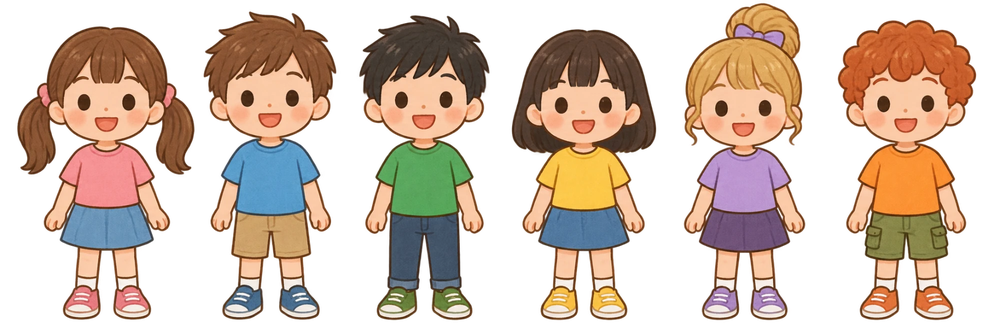
#> input picture assets/artwork/kids/sheet.png, 1000 x 334 px, shrunk from 2000 x 667 before the run, found by its file name
$ python slice-kids.py assets/artwork/kids/sheet.png
#> lines starting #> are read from the running program, lines starting #| are printed output that depends on the picture
"""Cut the six standing children for 比高矮 out of one sheet painted with ChatGPT.

The sheet (assets/artwork/kids/sheet.png) has six children in a row on a transparent page, each in
a shirt of one of the 第二課 palette colours, in palette order: 粉紅, 藍, 綠, 黃, 紫, 橘. Each child
is cropped tight from the top of the hair to the soles of the shoes, so a picture's height is the
child's height, and saved as assets/artwork/kids/<name>.png (the editable original) and
public/course-art/kid-<name>.webp (what the app loads). Their sizes go to
features/math/kid-pictures.json with the part of each child that may grow or shrink (BODY), so
children of different heights keep heads of the same size.

    python3 scripts/slice-kids.py assets/artwork/kids/sheet.png
"""

from pathlib import Path
import json
import sys

from PIL import Image

ROOT = Path(__file__).resolve().parents[1]
# compare-round.ts `palette`, in order.
NAMES = ["pink", "blue", "green", "yellow", "purple", "orange"]
# The part of each child that grows or shrinks, as fractions of the picture's height: from just
# below the chin to the socks above the shoes. Real classmates of different heights have heads
# and shoes of about the same size; the difference is in the body and legs. Measured by eye.
BODY = {
    "pink": (0.40, 0.865),
    "blue": (0.39, 0.86),
    "green": (0.39, 0.855),
    "yellow": (0.39, 0.855),
    "purple": (0.455, 0.875),
    "orange": (0.41, 0.875),
}
# Children show at up to about 400 CSS px tall; the sheet's own size is enough for sharp screens.
QUALITY = 88


def columns(alpha: Image.Image) -> list[tuple[int, int]]:
    """The runs of columns with paint in them: one per child, split by the transparent gaps."""
    width, height = alpha.size
    pixels = alpha.load()
    painted = [any(pixels[x, y] > 16 for y in range(height)) for x in range(width)]
    runs, start = [], None
    for x, filled in enumerate(painted + [False]):
        if filled and start is None:
            start = x
        elif not filled and start is not None:
            runs.append((start, x))
            start = None
    # Stray specks are not children.
    return [run for run in runs if run[1] - run[0] > width // 40]


def main(sheet_path: str) -> None:
#> called with sheet_path = 'assets/artwork/kids/sheet.png'
    sheet = Image.open(sheet_path).convert("RGBA")
#> sheet is the input picture: PIL image 1000x334 RGBA; mean R, G, B, A 87, 66.2, 51.4, 123.3
    alpha = sheet.getchannel("A")
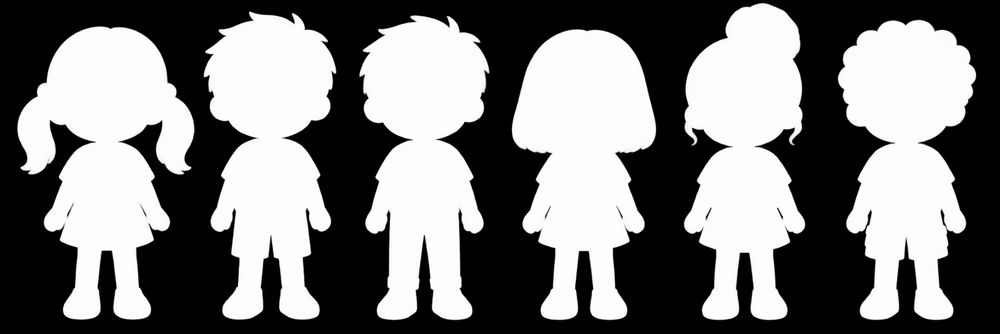
#> alpha: PIL image 1000x334 L; min 0, max 255, mean 123.3
    runs = columns(alpha)
#> in columns, `painted = [any(pixels[x, y] > 16 for y in range(height)) for x in rang..`: painted = 1000 items, first 6: False, False, False, False, False, False
#> the loop in columns, `for x, filled in enumerate(painted + [False]):` made 1001 passes
#> filled on passes 1 to 12: False, False, False, False, False, False, False, False, False, False, False, False
#> after the loop in columns, `for x, filled in enumerate(painted + [False]):`: runs = [(17, 195), (203, 337), (359, 490), (511, 657), (683, 806), (837, 977)]
    if len(runs) != len(NAMES):
        raise SystemExit(f"Found {len(runs)} children, expected {len(NAMES)}.")
    originals = ROOT / "assets" / "artwork" / "kids"
    originals.mkdir(parents=True, exist_ok=True)
    sizes = {}
    for name, (left, right) in zip(NAMES, runs):
        top, bottom = alpha.crop((left, 0, right, sheet.height)).getbbox()[1::2]
        child = sheet.crop((left, top, right, bottom))
        child.save(originals / f"{name}.png")
        child.save(ROOT / "public" / "course-art" / f"kid-{name}.webp", "WEBP", quality=QUALITY)
        sizes[name] = {"width": child.width, "height": child.height, "body": list(BODY[name])}
        print(f"{name}: {child.width} × {child.height}")
#> this loop made 6 passes
#> (name, left, right, top, bottom) on passes 1 to 6: ('pink', 17, 195, 24, 322), ('blue', 203, 337, 9, 322), ('green', 359, 490, 13, 323), ('yellow', 511, 657, 27, 323), ('purple', 683, 806, 0, 325), ('orange', 837, 977, 17, 323)
#| pink: 178 × 298
#| blue: 134 × 313
#| green: 131 × 310
#| yellow: 146 × 296
#| purple: 123 × 325
#| orange: 140 × 306
#> pass 1, in main, `child = sheet.crop((left, top, right, bottom))`:
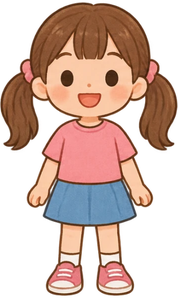
#> child: PIL image 178x298 RGBA; mean R, G, B, A 103, 72.9, 61.2, 140.7; transparent parts drawn white
#> pass 2, in main, `child = sheet.crop((left, top, right, bottom))`:
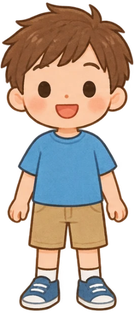
#> child: PIL image 134x313 RGBA; mean R, G, B, A 107.7, 90.3, 78, 161.4; transparent parts drawn white
#> pass 3, in main, `child = sheet.crop((left, top, right, bottom))`:
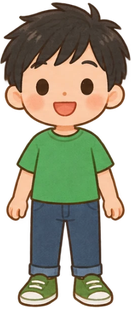
#> child: PIL image 131x310 RGBA; mean R, G, B, A 85.5, 80.8, 61.5, 164.7; transparent parts drawn white
#> after the loop:
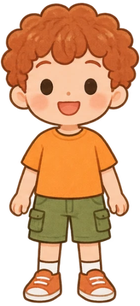
#> child: PIL image 140x306 RGBA; mean R, G, B, A 132, 84.9, 51.2, 157.6; transparent parts drawn white
#> after the loop, sizes = 6 items
    target = ROOT / "features" / "math" / "kid-pictures.json"
    # Written the way Prettier formats it, so the format check passes without a rewrite.
    text = json.dumps(sizes, indent=2)
    for size in sizes.values():
        text = text.replace(
            json.dumps(size["body"], indent=2).replace("\n", "\n    "), json.dumps(size["body"])
        )
#> this loop made 6 passes
#> size on passes 1 to 6: {'width': 178, 'height': 298, 'body': [0.4, 0.865]}, {'width': 134, 'height': 313, 'body': [0.39, 0.86]}, {'width': 131, 'height': 310, 'body': [0.39, 0.855]}, {'width': 146, 'height': 296, 'body': [0.39, 0.855]}, {'width': 123, 'height': 325, 'body': [0.455, 0.875]}, {'width': 140, 'height': 306, 'body': [0.41, 0.875]}
    target.write_text(text + "\n", encoding="utf-8")


if __name__ == "__main__":
    main(sys.argv[1] if len(sys.argv) > 1 else str(ROOT / "assets" / "artwork" / "kids" / "sheet.png"))
